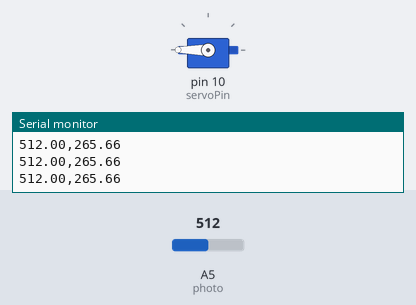
Bench run of a sketch on a simulated Arduino Uno, built with avr-gcc and run on an emulated ATmega328P. Parts: servo, the last lines printed to the serial monitor. Inputs (shaded band) come from the test bench; at power-on: A5 (photo) = 512.

Above: at 1.2 s.
1.3 s: A5 (photo) set to 716
At 2.5 s:
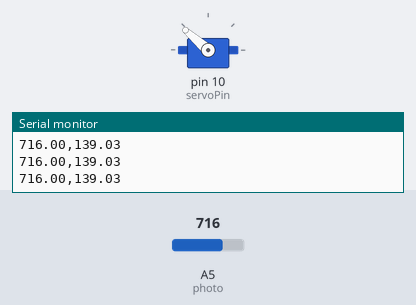
2.8 s: A5 (photo) set to 900
At 3.7 s:
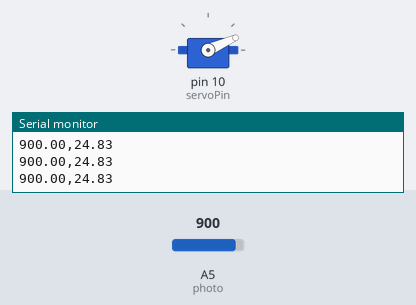
4.3 s: A5 (photo) set to 1023
At 4.9 s:
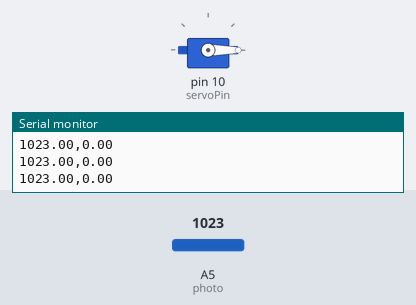
5.8 s: A5 (photo) set to 511
At 7.0 s:
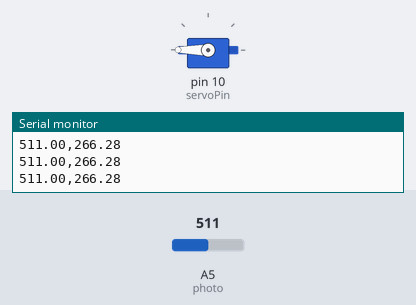
7.3 s: A5 (photo) set to 146
8.8 s: A5 (photo) set to 122
At 9.9 s:
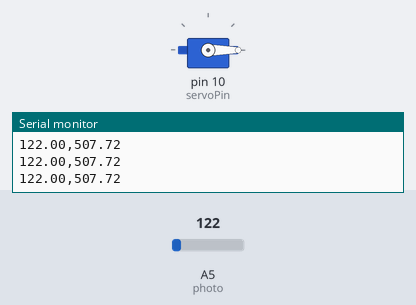
Timing chart, 0 to 11.8 s (numbered marks = the images above; inputs shaded):
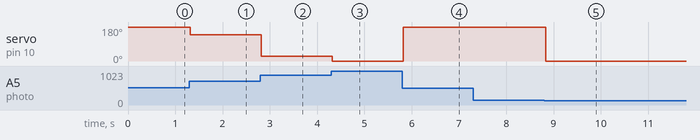

Measured:
- the behaviour switches between 135 and 134 on A5 (photo) (found by bisection; images 4 and 5)
- after the input at 1.3 s, servo on pin 10 (servoPin): 180° → 139° at once
- after the input at 2.8 s, servo on pin 10 (servoPin): 139° → 24° at once
- after the input at 4.3 s, servo on pin 10 (servoPin): 24° → 0° at once
- after the input at 5.8 s, servo on pin 10 (servoPin): 0° → 180° at once
- after the input at 8.8 s, servo on pin 10 (servoPin): 180° → 0° at once

The sketch:

Servolight1.ino
```cpp
#include <Servo.h>
int servoPin=10;
float servoPos=100;
float level;
int photo=A5;
Servo myServo;
void setup() {
  // put your setup code here, to run once:
Serial.begin(9600);
myServo.attach(servoPin);
pinMode(photo, INPUT);
}

void loop() {
  // put your main code here, to run repeatedly:
  level= analogRead(photo);
  Serial.print(level);
  Serial.print(",");
  Serial.println(servoPos);

  servoPos= (180.0/(650.-940.))*(level-940.0);
    if(servoPos<0){
    servoPos=0;
  }
// Serial.println("Angle:");
// while(Serial.available()==0){

// }
// servoPos=Serial.parseInt();
myServo.write(servoPos);
}
```
